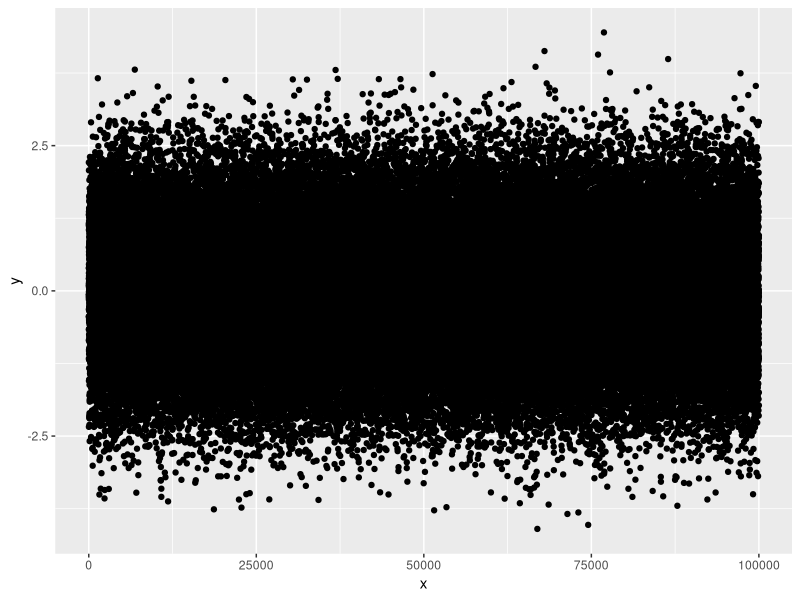
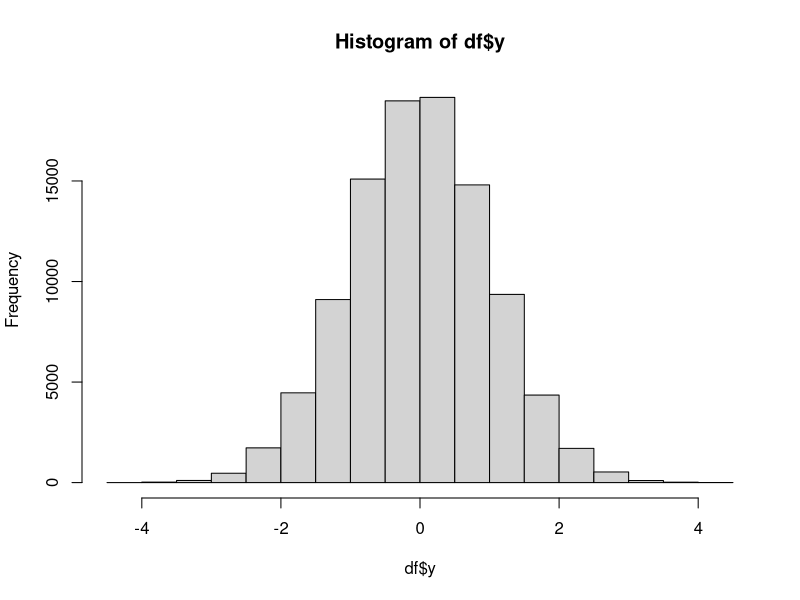

Here is the R script that generated these plots, in order:
library(tidyverse)
n <- 100000

#df <- data.frame(1:n, runif(n, 0, 6))
df <- data.frame(1:n, rnorm(n, 0, 1))
names(df) <- c('x', 'y')
ggplot(data=df, aes(x=x,y=y)) + geom_point() 
hist(df$y)
mean(df$y)

# Compactly Display the Structure of an Arbitrary R Object
str(df)

# Write an Object to a File or Recreate it
dput(df)

df2x = list(x=c(1,2,3), y=c(2,4,6))
df2x_str = structure(df2x)
#scatter.smooth(x=df2x$x, y=df2x$y, main="X ~ Y")
